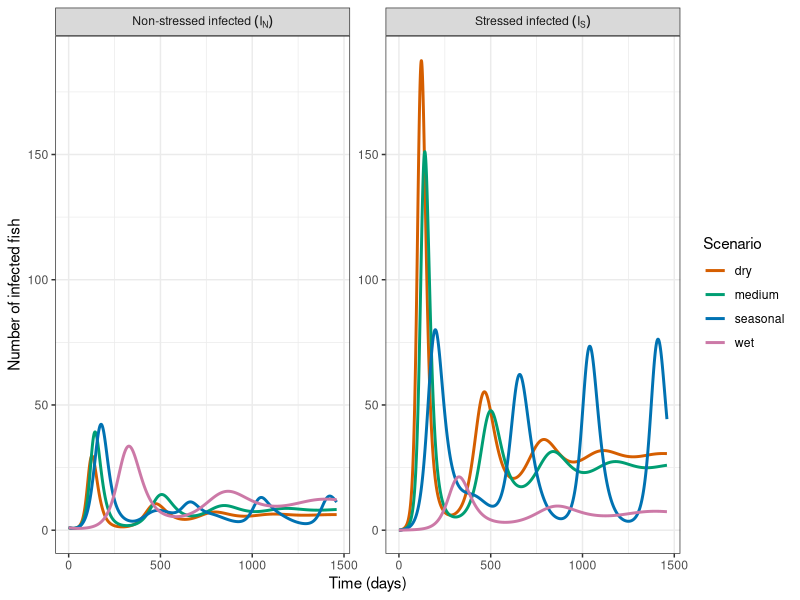

The R source for this figure:
# ============================================================
# ODE with time-varying alpha(t) for 4 scenarios
#   wet / medium / dry / seasonal
#   Regime: R0_min > 1  (supercritical)
#   We plot IN (non-stressed infected) and IS (stressed infected)
# ============================================================

rm(list = ls())
library(deSolve)
library(dplyr)
library(tidyr)
library(ggplot2)

# ---------------- 1) Parameters (chosen so that R0_min > 1) ----------------
pars <- list(
  Lambda = 10,
  mu     = 0.005,
  betaN  = 0.00005,
  betaS  = 0.0001,
  gammaN = 0.10,
  gamma2 = 0.1,
  dN     = 0.005,
  dS     = 0.005,
  # water-stress link
  alpha_max = 0.05,  # max stress rate (day^-1)
  Wcrit     = 6,
  kW        = 1,
  W0        = 6,
  A_W       = 2
)

# Helper: R0(alpha) for the autonomous model
R0_alpha <- function(alpha, p) {
  nuN <- p$gammaN + p$mu + p$dN
  nuS <- p$gamma2 + p$mu + p$dS
  p$Lambda / (alpha + p$mu) *
    ( p$betaN/nuN + alpha * p$betaS/(p$mu * nuS) )
}

alpha_min <- 0.01
alpha_max <- pars$alpha_max

R0_min <- R0_alpha(alpha_min, pars)
R0_max <- R0_alpha(alpha_max, pars)

cat("R0_min (alpha = alpha_min)      =", R0_min, "\n")
cat("R0_max (alpha = alpha_max)      =", R0_max, "\n")

# ---------------- 2) Initial conditions and time grid ----------------
y0 <- c(SN = pars$Lambda/pars$mu, SS = 0, IN = 1, IS = 0, R = 0)

t_end <- 365*4
times <- seq(0, t_end, by = 0.5)

scenarios <- c("wet","medium","dry","seasonal")

# ---------------- 3) W(t) and alpha(t) ----------------
W_of_t <- function(t, scen, p) {
  if (scen == "wet")      return(8.5)
  if (scen == "medium")   return(p$Wcrit)
  if (scen == "dry")      return(4.5)
  if (scen == "seasonal") return(p$W0 + p$A_W * sin(2*pi*t/365))
  p$Wcrit
}

alpha_of_t <- function(t, scen, p) {
  Wt  <- W_of_t(t, scen, p)
  SWt <- 1 / (1 + exp(-p$kW * (p$Wcrit - Wt)))  # in [0,1]
  p$alpha_max * SWt
}

# ---------------- 4) RHS of ODE system ----------------
rhs <- function(t, y, p, scen) {
  with(as.list(c(y, p)), {
    a_t   <- alpha_of_t(t, scen, p)
    lambda <- betaN * IN + betaS * IS
    
    dSN <- Lambda - a_t*SN - lambda*SN - mu*SN
    dSS <- a_t*SN   - lambda*SS - mu*SS
    dIN <- lambda*SN - (gammaN + mu + dN)*IN
    dIS <- lambda*SS - (gamma2 + mu + dS)*IS
    dR  <- gammaN*IN + gamma2*IS - mu*R
    
    list(c(dSN, dSS, dIN, dIS, dR))
  })
}

# ---------------- 5) Solve for each scenario ----------------
solve_one <- function(scen) {
  out <- ode(
    y     = y0,
    times = times,
    func  = function(t, y, parms) rhs(t, y, parms, scen),
    parms = pars,
    method = "lsoda"
  )
  as.data.frame(out) |>
    mutate(scenario = scen)
}

sol_all <- do.call(rbind, lapply(scenarios, solve_one))

# --- Set factor order + colours consistent with other figures ----
sol_all$scenario <- factor(
  sol_all$scenario,
  levels = c("dry", "medium", "seasonal", "wet")
)

scenario_cols <- c(
  "dry"      = "#D55E00",   # rouge/orange
  "medium"   = "#009E73",   # vert
  "seasonal" = "#0072B2",   # bleu
  "wet"      = "#CC79A7"    # violet
)


# ---------------- 6) Plot IN and IS only ----------------
long_I <- sol_all |>
  select(time, IN, IS, scenario) |>
  pivot_longer(
    cols      = c(IN, IS),
    names_to  = "variable",
    values_to = "value"
  ) |>
  mutate(
    variable = recode(
      variable,
      IN = "'Non-stressed infected'~(I[N])",
      IS = "'Stressed infected'~(I[S])"
    )
  )

ymax <- ceiling(max(long_I$value, na.rm = TRUE))

p_I <- ggplot(long_I,
              aes(x = time, y = value, colour = scenario)) +
  geom_line(linewidth = 1) +
  scale_color_manual(values = scenario_cols, name = "Scenario") +
  facet_wrap(
    ~ variable,
    ncol = 2,
    scales = "free_y",
    labeller = labeller(variable = label_parsed)
  ) +
  coord_cartesian(ylim = c(0, ymax)) +
  labs(
    x = "Time (days)",
    y = "Number of infected fish"
  ) +
  theme_bw()

print(p_I)

# ---------------- 7) Save figure ----------------
if (!dir.exists("fig")) dir.create("fig")
ggsave("fig/ODE_IN_IS_alpha_t_min_gt1.pdf",
       p_I, width = 9, height = 4, dpi = 300)
